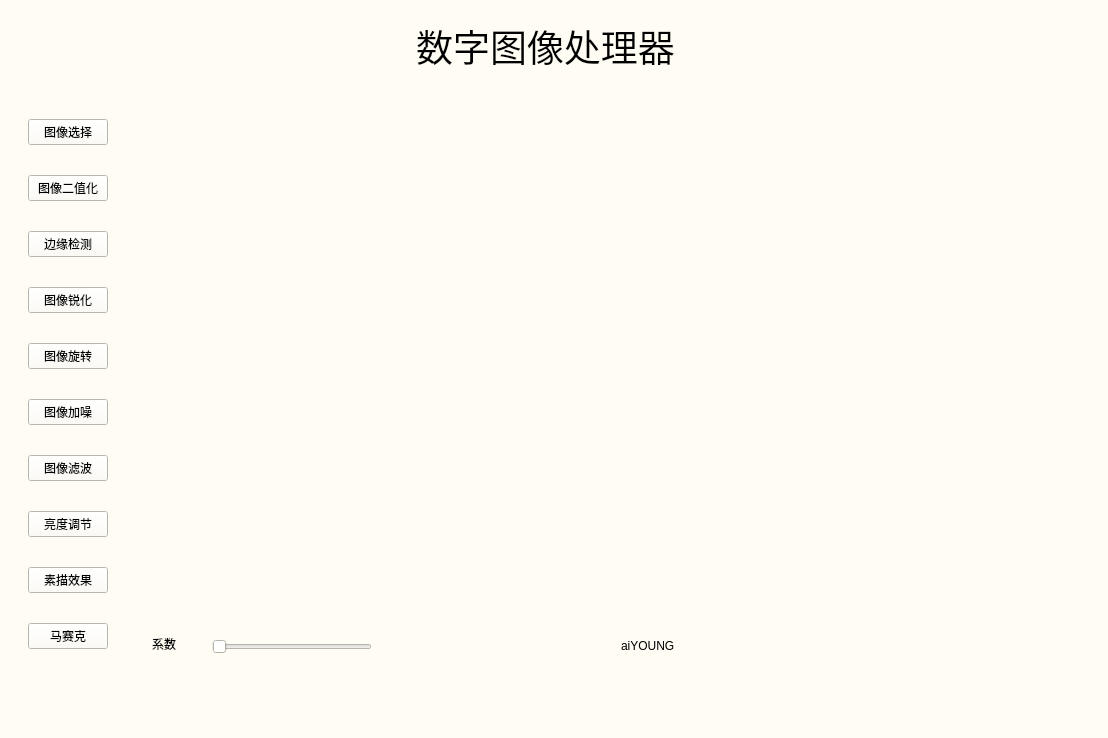
<?xml version="1.0" encoding="UTF-8"?>
<ui version="4.0">
 <class>MainWindow</class>
 <widget class="QMainWindow" name="MainWindow">
  <property name="geometry">
   <rect>
    <x>0</x>
    <y>0</y>
    <width>1108</width>
    <height>738</height>
   </rect>
  </property>
  <property name="contextMenuPolicy">
   <enum>Qt::CustomContextMenu</enum>
  </property>
  <property name="windowTitle">
   <string/>
  </property>
  <property name="styleSheet">
   <string notr="true">background-color: rgb(238, 255, 247);
background-color: rgb(255, 253, 243);</string>
  </property>
  <widget class="QWidget" name="centralwidget">
   <widget class="QWidget" name="verticalLayoutWidget">
    <property name="geometry">
     <rect>
      <x>10</x>
      <y>10</y>
      <width>1081</width>
      <height>681</height>
     </rect>
    </property>
    <layout class="QVBoxLayout" name="verticalLayout" stretch="1,10">
     <item>
      <widget class="QWidget" name="widget_2" native="true">
       <widget class="QLabel" name="label">
        <property name="geometry">
         <rect>
          <x>10</x>
          <y>10</y>
          <width>1051</width>
          <height>51</height>
         </rect>
        </property>
        <property name="font">
         <font>
          <family>华文隶书</family>
          <pointsize>28</pointsize>
         </font>
        </property>
        <property name="text">
         <string>数字图像处理器</string>
        </property>
        <property name="textFormat">
         <enum>Qt::MarkdownText</enum>
        </property>
        <property name="alignment">
         <set>Qt::AlignCenter</set>
        </property>
       </widget>
      </widget>
     </item>
     <item>
      <widget class="QWidget" name="widget" native="true">
       <layout class="QHBoxLayout" name="horizontalLayout" stretch="1,10">
        <item>
         <widget class="QWidget" name="widget_4" native="true">
          <layout class="QVBoxLayout" name="verticalLayout_2">
           <item>
            <widget class="PushButton" name="pushButton_10">
             <property name="text">
              <string>图像选择</string>
             </property>
            </widget>
           </item>
           <item>
            <widget class="QPushButton" name="pushButton">
             <property name="text">
              <string>图像二值化</string>
             </property>
            </widget>
           </item>
           <item>
            <widget class="QPushButton" name="pushButton_2">
             <property name="text">
              <string>边缘检测</string>
             </property>
            </widget>
           </item>
           <item>
            <widget class="QPushButton" name="pushButton_3">
             <property name="text">
              <string>图像锐化</string>
             </property>
            </widget>
           </item>
           <item>
            <widget class="QPushButton" name="pushButton_6">
             <property name="text">
              <string>图像旋转</string>
             </property>
            </widget>
           </item>
           <item>
            <widget class="QPushButton" name="pushButton_4">
             <property name="text">
              <string>图像加噪</string>
             </property>
            </widget>
           </item>
           <item>
            <widget class="QPushButton" name="pushButton_5">
             <property name="text">
              <string>图像滤波</string>
             </property>
            </widget>
           </item>
           <item>
            <widget class="QPushButton" name="pushButton_7">
             <property name="text">
              <string>亮度调节</string>
             </property>
            </widget>
           </item>
           <item>
            <widget class="QPushButton" name="pushButton_8">
             <property name="text">
              <string>素描效果</string>
             </property>
            </widget>
           </item>
           <item>
            <widget class="QPushButton" name="pushButton_9">
             <property name="text">
              <string>马赛克</string>
             </property>
            </widget>
           </item>
          </layout>
         </widget>
        </item>
        <item>
         <widget class="QWidget" name="widget_3" native="true">
          <layout class="QHBoxLayout" name="horizontalLayout_2">
           <property name="spacing">
            <number>0</number>
           </property>
           <property name="leftMargin">
            <number>0</number>
           </property>
           <property name="topMargin">
            <number>0</number>
           </property>
           <property name="rightMargin">
            <number>0</number>
           </property>
           <property name="bottomMargin">
            <number>0</number>
           </property>
           <item>
            <widget class="QWidget" name="widget_5" native="true">
             <layout class="QVBoxLayout" name="verticalLayout_3" stretch="9,1">
              <item>
               <widget class="QWidget" name="widget_7" native="true">
                <widget class="QLabel" name="label_6">
                 <property name="geometry">
                  <rect>
                   <x>10</x>
                   <y>10</y>
                   <width>441</width>
                   <height>491</height>
                  </rect>
                 </property>
                 <property name="text">
                  <string/>
                 </property>
                </widget>
               </widget>
              </item>
              <item>
               <widget class="QWidget" name="widget_8" native="true">
                <widget class="QSlider" name="horizontalSlider">
                 <property name="geometry">
                  <rect>
                   <x>80</x>
                   <y>20</y>
                   <width>160</width>
                   <height>22</height>
                  </rect>
                 </property>
                 <property name="orientation">
                  <enum>Qt::Horizontal</enum>
                 </property>
                </widget>
                <widget class="QLabel" name="label_2">
                 <property name="geometry">
                  <rect>
                   <x>20</x>
                   <y>20</y>
                   <width>53</width>
                   <height>16</height>
                  </rect>
                 </property>
                 <property name="text">
                  <string>系数</string>
                 </property>
                </widget>
               </widget>
              </item>
             </layout>
            </widget>
           </item>
           <item>
            <widget class="QWidget" name="widget_6" native="true">
             <layout class="QVBoxLayout" name="verticalLayout_4" stretch="9,1">
              <item>
               <widget class="QWidget" name="widget_9" native="true">
                <widget class="QLabel" name="label_5">
                 <property name="geometry">
                  <rect>
                   <x>10</x>
                   <y>10</y>
                   <width>441</width>
                   <height>491</height>
                  </rect>
                 </property>
                 <property name="text">
                  <string/>
                 </property>
                </widget>
               </widget>
              </item>
              <item>
               <widget class="QWidget" name="widget_10" native="true">
                <widget class="QLabel" name="label_3">
                 <property name="geometry">
                  <rect>
                   <x>9</x>
                   <y>9</y>
                   <width>61</width>
                   <height>41</height>
                  </rect>
                 </property>
                 <property name="text">
                  <string>aiYOUNG</string>
                 </property>
                </widget>
                <widget class="QLabel" name="label_4">
                 <property name="geometry">
                  <rect>
                   <x>74</x>
                   <y>9</y>
                   <width>381</width>
                   <height>41</height>
                  </rect>
                 </property>
                 <property name="text">
                  <string/>
                 </property>
                </widget>
               </widget>
              </item>
             </layout>
            </widget>
           </item>
          </layout>
         </widget>
        </item>
       </layout>
      </widget>
     </item>
    </layout>
   </widget>
  </widget>
  <widget class="QMenuBar" name="menubar">
   <property name="geometry">
    <rect>
     <x>0</x>
     <y>0</y>
     <width>1108</width>
     <height>22</height>
    </rect>
   </property>
  </widget>
  <widget class="QStatusBar" name="statusbar"/>
 </widget>
 <customwidgets>
  <customwidget>
   <class>PushButton</class>
   <extends>QPushButton</extends>
   <header location="global">qfluentwidgets</header>
  </customwidget>
 </customwidgets>
 <resources/>
 <connections/>
</ui>
